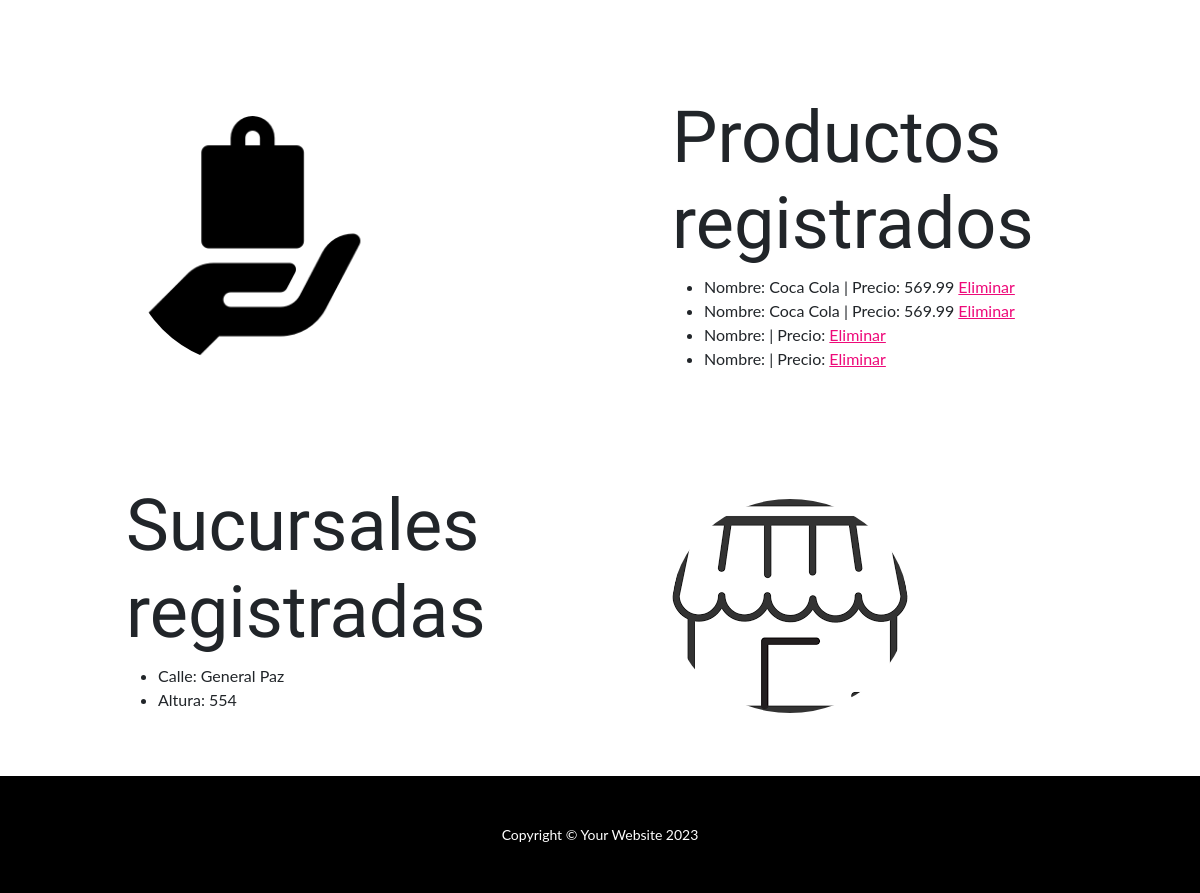
Page /App1/inicio/ (lower part) on the earlier database version.
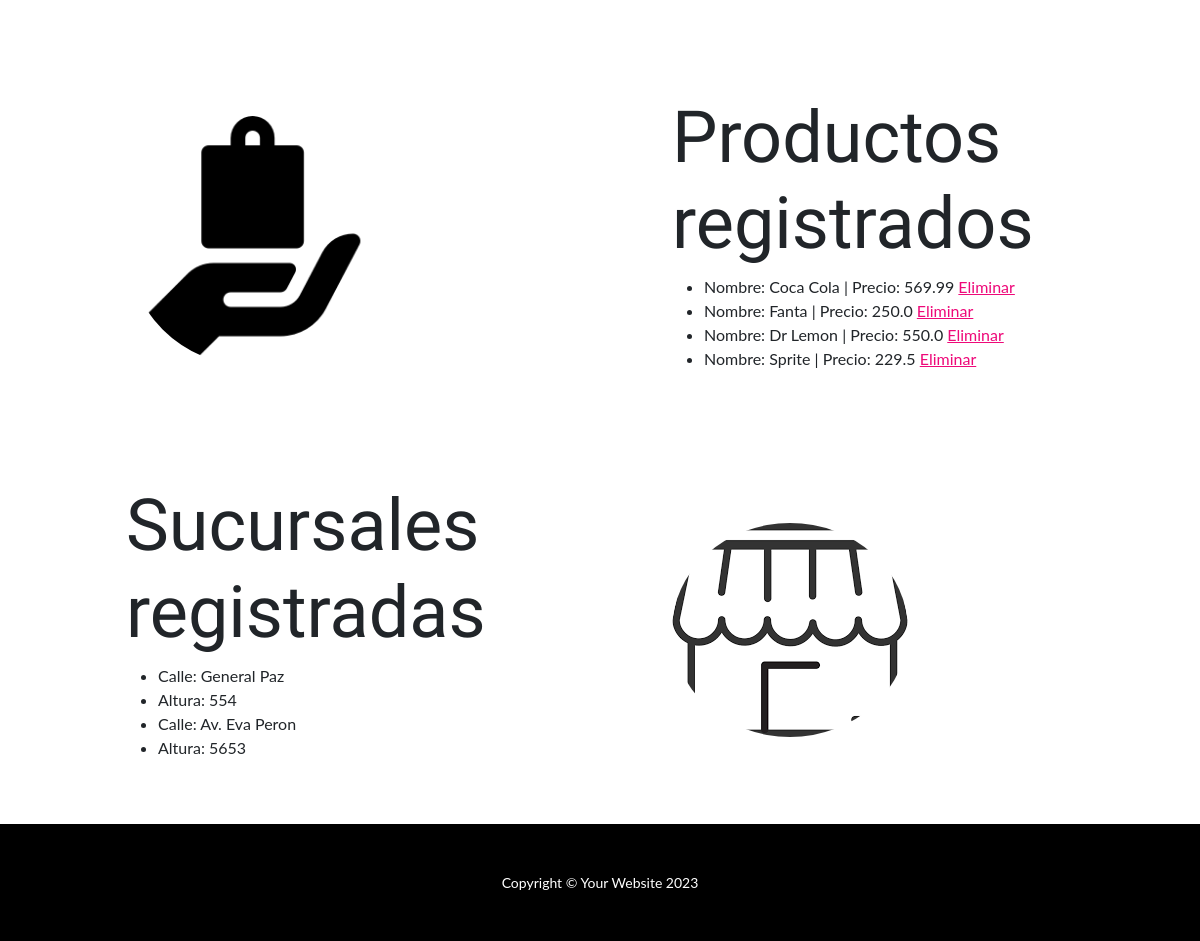
Same page on the later database version.
### App1/models.py (models this page shows, shortened)
class Producto(models.Model):
    nombre = models.CharField(max_length=40)
    precio = models.FloatField()

class Sucursal(models.Model):
    calle = models.CharField(max_length=40)
    altura = models.IntegerField()

### App1/views.py (the view)
# urls.py: path('inicio/', views.inicio, name="Inicio"),
def inicio(request):
    clientes = Cliente.objects.all()
    suc = Sucursal.objects.all()
    prod = Producto.objects.all()
    return render(request, "App1/base.html", {"clientes": clientes, "sucursales": suc, "productos": prod})

### App1/templates/App1/base.html (shortened to what this page needs)
<!DOCTYPE html>
{% load static %}
<html lang="en">
  <head>
    <link href="{% static 'App1/css/styles.css' %}" rel="stylesheet" />
  </head>
  <body id="page-top">
    {% block main %}
    <section id="scroll">
      <div class="container px-5">
        <div class="row gx-5 align-items-center">
          <div class="col-lg-6 order-lg-2">
            <div class="p-5">
            </div>
          </div>
          <div class="col-lg-6 order-lg-1">
            <div class="p-5">
            </div>
          </div>
        </div>
      </div>
    </section>
    <section>
      <div class="container px-5">
        <div class="row gx-5 align-items-center">
          <div class="col-lg-6">
            <div class="p-5">
              <img
                class="img-fluid rounded-circle"
                src="{% static 'App1/assets/img/producto.png'%}"
                width="250"
                height="250"
                alt="..."
              />
            </div>
          </div>
          <div class="col-lg-6">
            <div class="p-5">
              <h2 class="display-2">Productos registrados</h2>
              <ul>
                {% for prod in productos%}
                <li>
                  Nombre: {{ prod.nombre }} | Precio: {{ prod.precio }}
                  <a href="{% url 'BorrarProd' prod.id %}"> Eliminar </a>
                </li>
                {% endfor %}
              </ul>
            </div>
          </div>
        </div>
      </div>
    </section>
    <section>
      <div class="container px-5">
        <div class="row gx-5 align-items-center">
          <div class="col-lg-6 order-lg-2">
            <div class="p-5">
              <img
                class="img-fluid rounded-circle"
                src="{% static 'App1/assets/img/sucursales.png'%}"
                alt="..."
              />
            </div>
          </div>
          <div class="col-lg-6 order-lg-1">
            <div class="p-5">
              <h2 class="display-2">Sucursales registradas</h2>
              <ul>
                {% for suc in sucursales%}
                <li>Calle: {{ suc.calle }}</li>
                <li>Altura: {{ suc.altura }}</li>
                {% endfor %}
              </ul>
            </div>
          </div>
        </div>
      </div>
    </section>
    <footer class="py-5 bg-black">
      <div class="container px-5">
        <p class="m-0 text-center text-white small">
          Copyright &copy; Your Website 2023
        </p>
      </div>
    </footer>
    {% endblock main %}
  </body>
</html>

Differences in the rows shown:
changed Producto: nombre "Coca Cola" → "Fanta"; precio "569.99" → "250.0"
changed Producto: nombre (not shown) → "Dr Lemon"; precio (not shown) → "550.0"
changed Producto: nombre (not shown) → "Sprite"; precio (not shown) → "229.5"
added Sucursal: calle "Av. Eva Peron", altura "5653"
